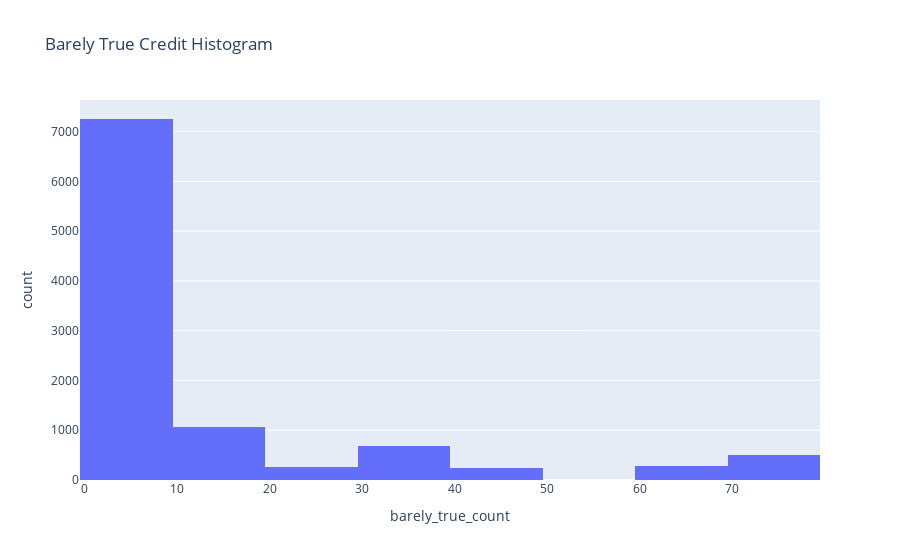

Notebook source saved alongside this figure:
### Code cell
px.histogram(train_df, x="barely_true_count", labels={"x": "credit score"}, title="Barely True Credit Histogram", nbins=10)

### Figure 1 — Plotly figure (JSON) as saved in the notebook; plotly's stock layout.template omitted (floating-point values rounded to 4 significant figures; data arrays with more than 128 entries replaced by an {"elided": "..."} marker saying what was removed)
{"data": [{"alignmentgroup": "True", "bingroup": "x", "hovertemplate": "barely_true_count=%{x}<br>count=%{y}<extra></extra>", "legendgroup": "", "marker": {"color": "#636efa"}, "name": "", "nbinsx": 10, "offsetgroup": "", "orientation": "v", "showlegend": false, "type": "histogram", "x": {"elided": "10267 int values"}, "xaxis": "x", "yaxis": "y"}], "layout": {"barmode": "relative", "legend": {"tracegroupgap": 0}, "title": {"text": "Barely True Credit Histogram"}, "xaxis": {"anchor": "y", "domain": [0, 1], "title": {"text": "barely_true_count"}}, "yaxis": {"anchor": "x", "domain": [0, 1], "title": {"text": "count"}}}}
